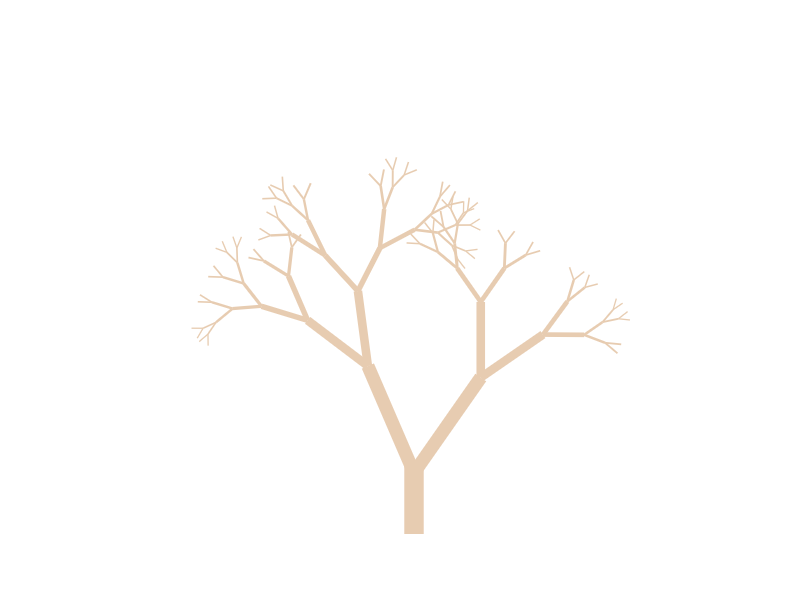

The MATLAB source for this figure: (Note: this script raises an error after producing the figure.)
function night_mode_project
%by Elif Ozdemir
%This is a very simple simulation of a tree and its falling leaves in autumn

% set up figure
figure;
canvas_width = 1000;
canvas_height = 800;
axis('equal');
axis([0 canvas_width 0 canvas_height]);
set(gca,'color',[10, 10, 10]/255, 'XColor', 'none','YColor','none');
set(gcf,'color',[10, 10, 10]/255);

root_thickness = 14;
root_length = 280;
branch_decay_factor = 0.680;
branch_decay_randomness = 0.2;  
branch_angle = deg2rad(25);
branch_angle_randomness = 0.4;
branch_color = [231, 204, 177]/255;
min_branch_length = root_length * branch_decay_factor^7;

line([canvas_width/2 canvas_width/2], [0 100+root_thickness], ...
    'LineWidth', root_thickness, 'Color', branch_color);

% draw branches
 draw_branch_at(canvas_width/2, 100, ...
     branch_decay_factor * root_thickness, branch_decay_factor * root_length, 1j);



function can_branch = draw_branch_at(x, y, thickness, len, direction)
if len < min_branch_length
    can_branch = false;
    return;
end

% generate branch angles
theta_1 = branch_angle * (1.0 + branch_angle_randomness * max(min(randn(), 1), -1));
theta_2 = -branch_angle * (1.0 + branch_angle_randomness * max(min(randn(), 1), -1));
% unit length complex number is used to represent the directional vector
% rotation is done via complex number multiplication
dir_1 = direction * (cos(theta_1) + 1j*sin(theta_1));
dir_2 = direction * (cos(theta_2) + 1j*sin(theta_2));
%compute end locations of the new branches
x_1 = x + real(dir_1) * len;
y_1 = y + imag(dir_1) * len;
x_2 = x + real(dir_2) * len;
y_2 = y + imag(dir_2) * len;

% draw the two branches
line([x x_1], [y y_1], ...
    'LineWidth', thickness, 'Color', branch_color);
line([x x_2], [y y_2], ...
    'LineWidth', thickness, 'Color', branch_color);

% make new branches
decay = branch_decay_factor * (1.0 + branch_decay_randomness * max(min(randn(), 1), -1));
new_length = decay * len;
new_thickness = decay * thickness;
if ~draw_branch_at(x_1, y_1, new_thickness, new_length, dir_1) || ...
   ~draw_branch_at(x_2, y_2, new_thickness, new_length, dir_2)
end
can_branch = true;
end

%animation of falling leaves
while 1==1
   leaf(randi([200,800],1), 500);

end

end



